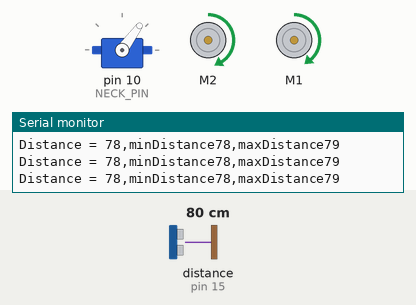
This sketch was run on a simulated Arduino Uno, built with avr-gcc and run on an emulated ATmega328P. On the bench: servo, 2 × DC motor (green arrow = forward, orange = backward, longer = faster), the last lines printed to the serial monitor. Wiring (inferred from the names in the program): ultrasonic range finder: trigger pin 14; echo pin 15. The test bench sets the inputs (shaded band); at power-on: distance to the obstacle (sensor on pin 15) 80 cm. The echo pulse lasts 58.3 µs per cm.

Above: at 3.29 s.
3.3 s: distance to the obstacle (sensor on pin 15) set to 13 cm
6.3 s: distance to the obstacle (sensor on pin 15) set to 10 cm
At 6.48 s:
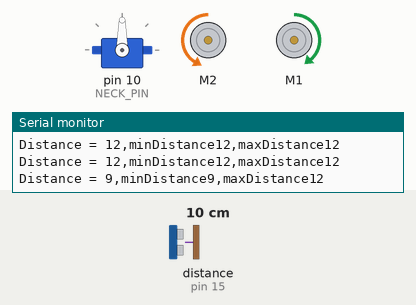
9.3 s: distance to the obstacle (sensor on pin 15) set to 60 cm
At 9.45 s:
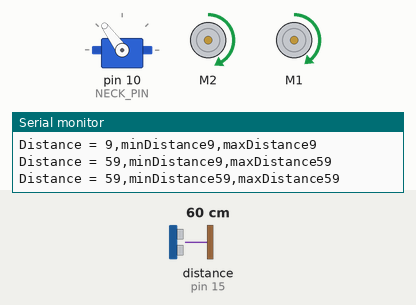
12.3 s: distance to the obstacle (sensor on pin 15) set to 2 cm
At 12.73 s:
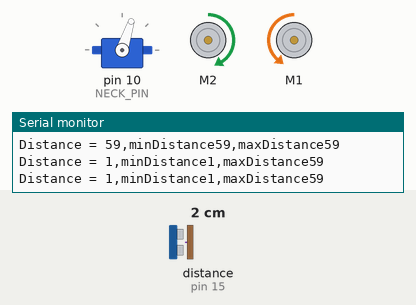
Timing chart, 0 to 16.3 s (numbered marks = the images above; inputs shaded):
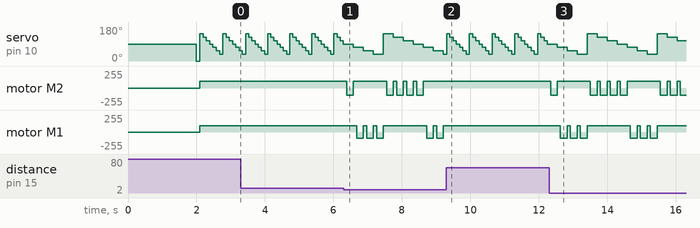

The sketch:

robot2018.ino
```cpp
#include <AFMotor.h>
#include <Servo.h>

// Contants
#define COLL_DIST 20 // sets distance at which the Obstacle avoiding Robot stops and reverses to 10cm
#define TURN_DIST COLL_DIST+10 // sets distance at which the Obstacle avoiding Robot looks away from object (not reverse) to 20cm (10+10)
#define MOTORS_CALIBRATION_OFFSET -10
#define MOTORS_MAXSPEED 100
#define EYE_TRIGGER_PIN 14
#define EYE_ECHO_PIN 15
#define NECK_PIN 10
#define RIGHT_MOTOR_PIN 1
#define LEFT_MOTOR_PIN 2

// Loop Vars
int NCicles = 0;

// Eye Vars
int distance = 0;
int maxAngle=0;
int maxDistance = -1;
int minAngle = 0;
int minDistance = 10000000;
int angle = 0;
int leftDistance = 0;
int frontDistance = 0;
int rightDistance = 0;

// Neck
Servo neck;

// DC Motors
double MOTOR_LEFT_FORCE = 1;
double MOTOR_RIGHT_FORCE = 1;
AF_DCMotor rightMotor(RIGHT_MOTOR_PIN,MOTOR12_64KHZ);
AF_DCMotor leftMotor(LEFT_MOTOR_PIN,MOTOR12_64KHZ);
String motorSet = "FORWARD";

void setup() {
  // Serial Setup
  Serial.begin(9600); // Starts the serial communication

  // Neck Setup
  neck.attach(NECK_PIN);
  neck.write(90);
  delay(2000);

  //Motor Setup
  MOTOR_LEFT_FORCE = 1;
  MOTOR_RIGHT_FORCE = 1;
  leftMotor.setSpeed(MOTOR_LEFT_FORCE * MOTORS_MAXSPEED - (MOTORS_CALIBRATION_OFFSET / 2));
  rightMotor.setSpeed(MOTOR_RIGHT_FORCE * MOTORS_MAXSPEED + (MOTORS_CALIBRATION_OFFSET / 2));

  //Eye Setup
  pinMode(EYE_TRIGGER_PIN, OUTPUT); // Sets the EYE_TRIGGER_PIN as an Output
  pinMode(EYE_ECHO_PIN, INPUT);  // Sets the EYE_ECHO_PIN as an Input

  maxAngle=0;
  maxDistance = 0;

  minAngle = 90;
  minDistance = 5000;

  leftDistance = 5000;
  frontDistance = 5000;
  rightDistance = 5000;

  // Neck Setup
  int angle=144;
  neck.write(angle);
  int distance=0;

}

void loop() {

  NCicles++;

  // Scan
  neck.write(angle);
  delay(90);
  readEye();

  // Calculate distances
  if(distance<=minDistance) {
    minDistance = distance;
    minAngle = angle;
  }
  if(distance >= maxDistance) {
    maxDistance = distance;
    maxAngle = angle;
  }
  // Minn in quadrantes
  if(angle >= 90 && distance <= leftDistance) {
    leftDistance = distance;
  }
  if(angle <= 90 && distance <= rightDistance) {
    rightDistance = distance;
  }
  if(angle == 90 && distance <= frontDistance) {
    frontDistance = distance;
  }
  Serial.print("Distance = ");
  Serial.print(distance);
  Serial.print(",minDistance");
  Serial.print(minDistance);
  Serial.print(",maxDistance");
  Serial.println(maxDistance);

  correctMove();

  if(angle<=36) {
    angle=144;
    maxAngle=0;
    maxDistance = 0;
    minAngle = 90;
    minDistance = 5000;
  } else {
    moveForward();
    angle -= 18;
  }
}

void correctMove() {
  if(distance<=10) {
    if(angle<90){
      turnRight();
    } else {
      turnLeft();
    }
  } else {
   moveForward();
  }
}

void readEye() {
  int duration = 0;
  // Clears the EYE_TRIGGER_PIN
  digitalWrite(EYE_TRIGGER_PIN, LOW);
  delayMicroseconds(2);
  // Sets the EYE_TRIGGER_PIN on HIGH state for 10 micro seconds
  digitalWrite(EYE_TRIGGER_PIN, HIGH);
  delayMicroseconds(10);
  digitalWrite(EYE_TRIGGER_PIN, LOW);
  // Reads the EYE_ECHO_PIN, returns the sound wave travel time in microseconds
  duration = pulseIn(EYE_ECHO_PIN, HIGH);
  // Calculating the distance
  distance = duration * 0.034/2;
}

void moveStop() {
  leftMotor.run(RELEASE);  // stop the motors.
  rightMotor.run(RELEASE);
}

void moveForward() {
  motorSet = "FORWARD";
  leftMotor.run(FORWARD);      // turn it on going forward
  rightMotor.run(FORWARD);      // turn it on going forward
}

void moveBackward() {
  motorSet = "BACKWARD";
  leftMotor.run(BACKWARD);      // turn it on going forward
  rightMotor.run(BACKWARD);     // turn it on going forward
}

void turnRight() {
  motorSet = "RIGHT";
  leftMotor.run(FORWARD);      // turn motor 1 forward
  rightMotor.run(BACKWARD);     // turn motor 2 backward
  delay(200); // run motors this way for 400ms
  leftMotor.run(FORWARD);      // turn it on going forward
  rightMotor.run(FORWARD);      // turn it on going forward
}

void turnLeft() {
  motorSet = "LEFT";
  leftMotor.run(BACKWARD);     // turn motor 1 backward
  rightMotor.run(FORWARD);      // turn motor 2 forward
  delay(200); // run motors this way for 400ms
  leftMotor.run(FORWARD);      // turn it on going forward
  rightMotor.run(FORWARD);      // turn it on going forward
}


/*
void lookRight() {
  rightMotor.run(BACKWARD);  // looking right? set right motor backwards for 400ms
  delay(100);
  rightMotor.run(FORWARD);
}

void lookLeft() {
  leftMotor.run(BACKWARD);  // looking left? set left motor backwards for 400ms
  delay(100);
  leftMotor.run(FORWARD);
}

void moveLeft(){
  MOTOR_LEFT_FORCE = 0.8;
  MOTOR_RIGHT_FORCE = 1;
  leftMotor.setSpeed(MOTOR_LEFT_FORCE * MOTORS_MAXSPEED - (MOTORS_CALIBRATION_OFFSET / 2));
  rightMotor.setSpeed(MOTOR_RIGHT_FORCE * MOTORS_MAXSPEED + (MOTORS_CALIBRATION_OFFSET / 2));
}

void moveRight(){
  MOTOR_LEFT_FORCE = 1;
  MOTOR_RIGHT_FORCE = 0.8;
  leftMotor.setSpeed(MOTOR_LEFT_FORCE * MOTORS_MAXSPEED - (MOTORS_CALIBRATION_OFFSET / 2));
  rightMotor.setSpeed(MOTOR_RIGHT_FORCE * MOTORS_MAXSPEED + (MOTORS_CALIBRATION_OFFSET / 2));
}
*/
```

Measured:
- the behaviour switches between 12 and 11 cm on distance to the obstacle (sensor on pin 15) (found by bisection; images 0 and 1)
- after the input at 9.3 s, motor M2: stops changing and stays forward 105/255; motor M1: stops changing and stays forward 95/255
- by itself, servo on pin 10 (NECK_PIN): ramps from 144° to 36° and jumps back, once every 2.0 s
